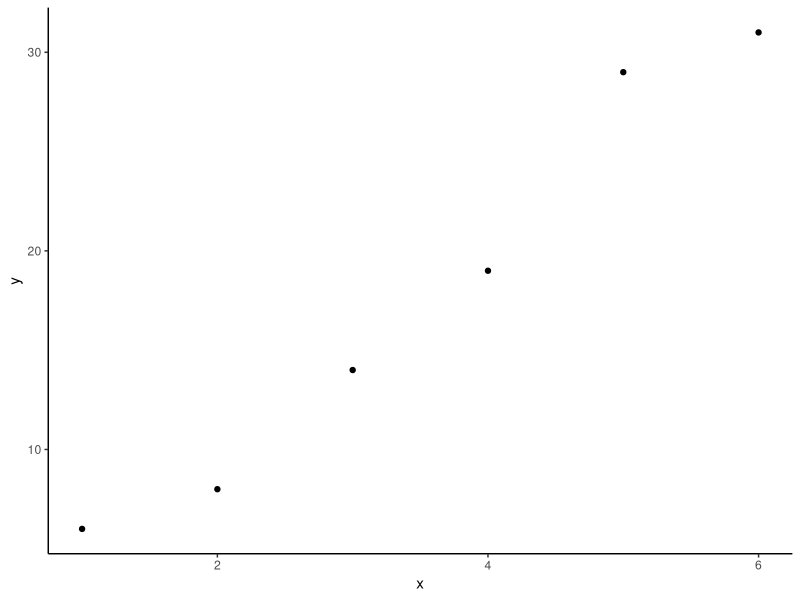
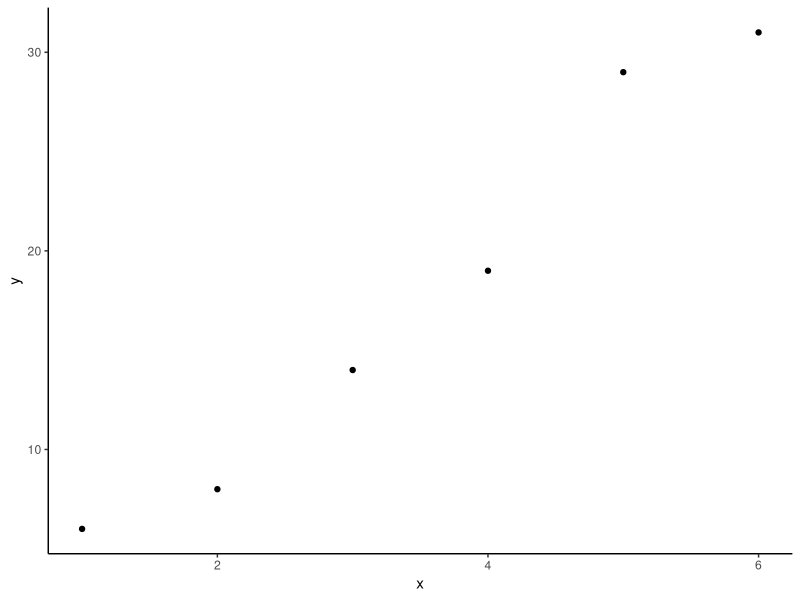
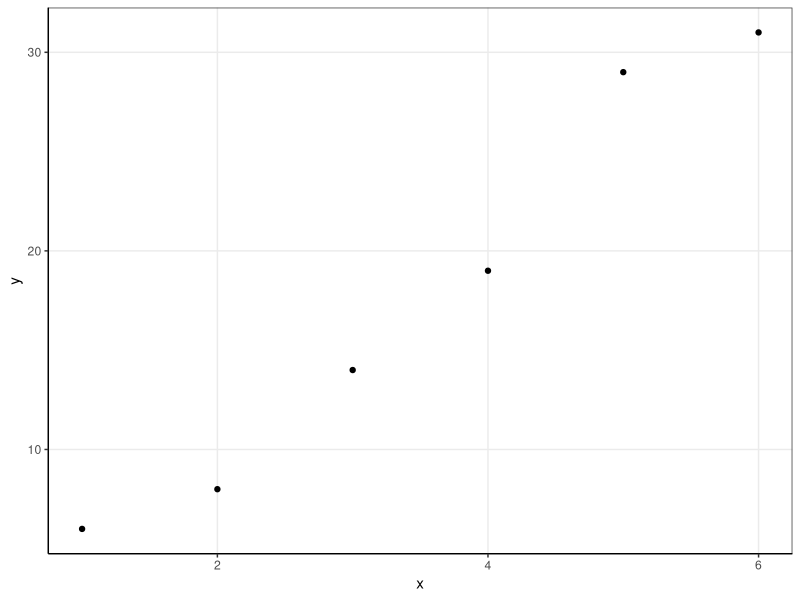
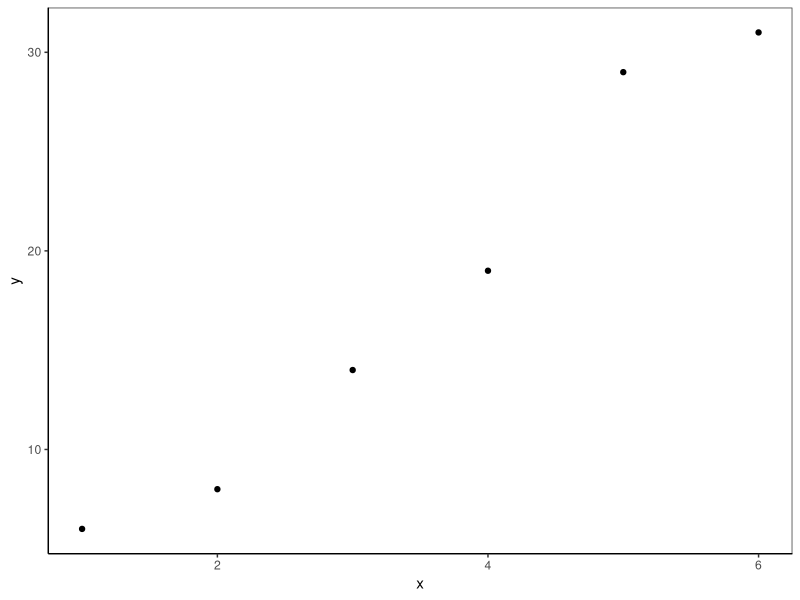

Source code (R) for these figures, in order:
# Example 1: Remove Gridlines with theme_classic()
library("ggplot2")

# define data 
df <- data.frame(x=c(1, 2, 3, 4, 5, 6),
                 y=c(6, 8, 14, 19, 29, 31))

# create ggplot with no gridlines
ggplot(df, aes(x=x, y=y)) + 
  geom_point() + 
  theme_classic()

# Example 2: Remove Specific Gridlines
library("ggplot2")

# define data
df <- data.frame(x=c(1, 2, 3, 4, 5, 6),
                 y=c(6, 8, 14, 19, 29, 31))

# create ggplot with no gridlines
ggplot(df, aes(x=x, y=y)) + 
  geom_point() + 
  theme_bw() + 
  theme(axis.line = element_line(color="black"),
        plot.background = element_blank(), 
        panel.grid.major = element_blank(),
        panel.grid.minor = element_blank(),
        panel.border = element_blank())

# This code allows you to remove specific gridlines.
# For example, we could use the following code to keep the major
# gridlines in the plot:
library("ggplot2")

# define data 
df <- data.frame(x=c(1, 2, 3, 4, 5, 6),
                 y=c(6, 8, 14, 19, 29, 31))

# create ggplot with no gridlines
ggplot(df, aes(x=x, y=y)) +
  geom_point() + 
  theme_bw() +
  theme(axis.line = element_line(color="black"),
        plot.background = element_blank(),
        panel.grid.minor = element_blank(),
        panel.background = element_blank())

library("ggplot2")

# define data
df <- data.frame(x=c(1, 2, 3, 4, 5, 6),
                 y=c(6, 8, 14, 19, 29, 31))

# create ggplot with no gridlines
ggplot(df, aes(x=x, y=y)) + 
  geom_point() +
  theme_bw() +
  theme(axis.line = element_line(color = "black"),
        plot.background = element_blank(),
        panel.grid.major = element_blank(),
        panel.grid.minor = element_blank())
